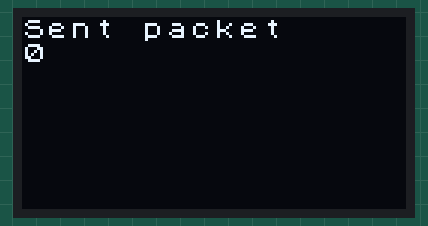
This sketch was run on a simulated Arduino Uno, built for the host (arithmetic inside an expression is 32-bit, double 64-bit). Shown: 128×64 one-colour display. No radio packets arrive unless stated; what the sketch prints to the serial monitor is not drawn.

Above: at 0.2 s.
At 30.2 s:
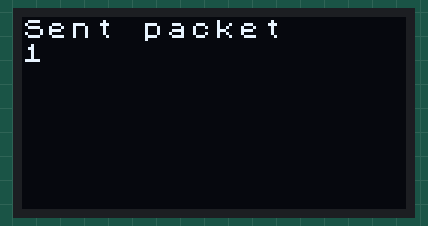
At 120.4 s:
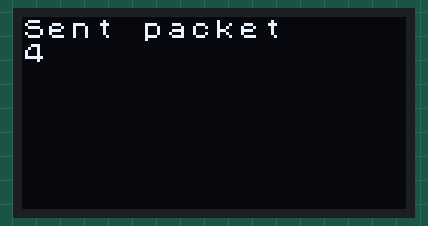

Measured:
- what the display in image 0 shows lasts 30.1 s, from 0.1 s to 30.2 s

The sketch:

LoRaSender.ino
```cpp
#include <ArduinoJson.h>

#include <SPI.h>
#include <LoRa.h>
#include <U8x8lib.h>


#define SS 18
#define RST 14
#define DI0 26

// the OLED used
U8X8_SSD1306_128X64_NONAME_SW_I2C u8x8(/* clock=*/ 15, /* data=*/ 4, /* reset=*/ 16);
char buf[10];
int counter = 0;
DynamicJsonBuffer   jsonBuffer(200);
JsonObject& root = jsonBuffer.createObject();

void setup() {
  Serial.begin(115200);

  root["DeviceID"] = "101";

  SPI.begin(5, 19, 27, 18);
  LoRa.setPins(SS, RST, DI0);
  u8x8.begin();
  u8x8.setFont(u8x8_font_chroma48medium8_r);

  while (!Serial);

  Serial.println("LoRa Sender");

  if (!LoRa.begin(433E6)) {
    Serial.println("Starting LoRa failed!");
    while (1);
  }
}

void loop() {
  Serial.print("Sending packet: ");
  Serial.println(counter);

  root["Temp"]=counter;
  // send packet
  String counterStr;
  root.printTo(counterStr);
  Serial.println(counterStr);
  LoRa.beginPacket();

  LoRa.print(counterStr);
  //LoRa.print(counter);
  //LoRa.print(" }");
  LoRa.endPacket();
  u8x8.drawString(0, 0, "Sent packet  ");
 // char currentrs[8];
  sprintf(buf, "%d", counter);
  u8x8.drawString(0, 1, buf);

  counter++;

  delay(30000);
}
```
